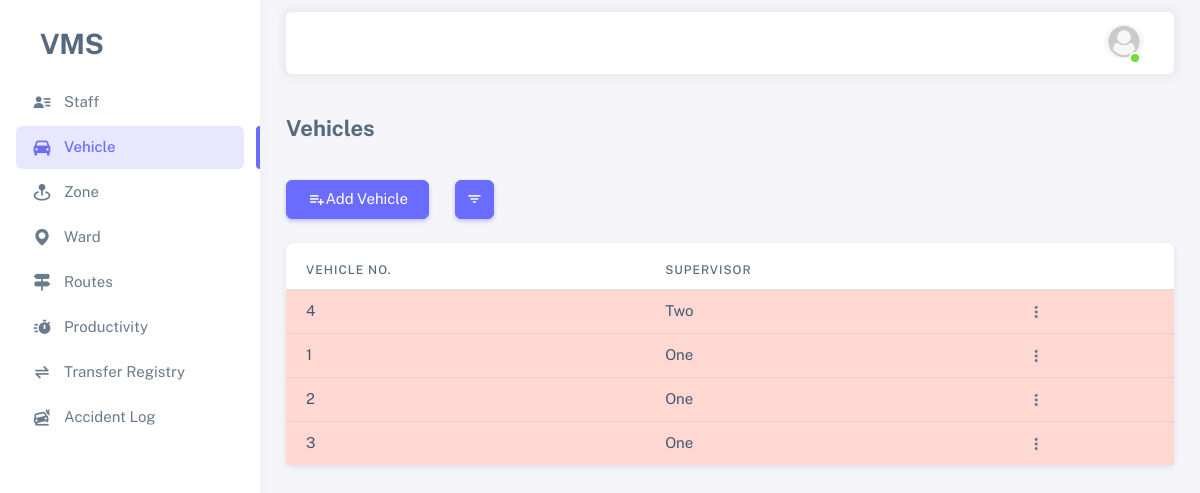
Before: / (signed in) with the older database file.
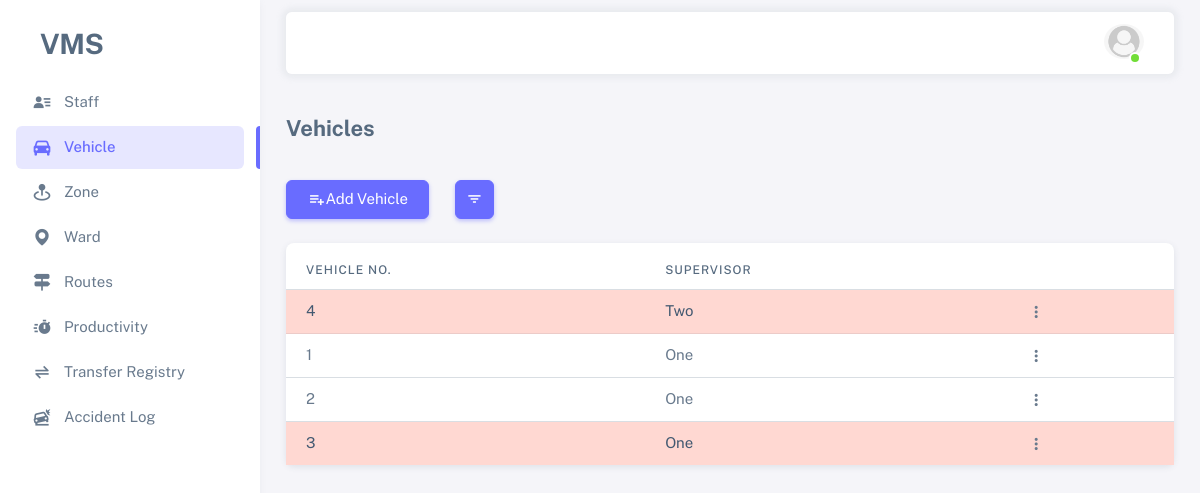
After: the same page with the newer database file.
### vms_app/models.py (models this page shows, shortened)
class Vehicle(models.Model):
    vehicle_number = models.CharField(max_length=100, unique=True)
    is_active = models.BooleanField(default=True)
    is_working = models.BooleanField(default=False)
    supervisor = models.ForeignKey(Employee, on_delete=models.SET_NULL, null=True, blank=True,
                                   related_name='vehicle_supervised_by', limit_choices_to={'is_active': True})
    remark = models.TextField(null=True, blank=True)
    created_by = models.ForeignKey(Employee, on_delete=models.SET_NULL, null=True, blank=True,
                                   related_name='vehicle_created_by')
    created_on = models.DateTimeField(auto_now_add=True)
    updated_by = models.ForeignKey(Employee, on_delete=models.SET_NULL, null=True, blank=True,
                                   related_name='vehicle_updated_by')
    updated_on = models.DateTimeField(auto_now=True)
    zone = models.ForeignKey(Zone, related_name='zone_vehicles_set',
                             on_delete=models.PROTECT, null=True, blank=True)
    workshop = models.ForeignKey(Workshop, related_name='workshop_vehicles_set',
                                 on_delete=models.PROTECT, null=True, blank=True)
    register_number = models.CharField(max_length=50, null=True, blank=True, unique=True)
    chassis_number = models.CharField(max_length=50, null=True, blank=True)
    vehicle_model = models.CharField(max_length=50, null=True, blank=True)
    type = models.CharField(max_length=50, null=True, blank=True)
    engine_number = models.CharField(max_length=50, null=True, blank=True)
    fc_date = models.DateField(null=True, blank=True)
    insurance = models.DateField(null=True, blank=True)
    puc = models.DateField(null=True, blank=True)  # pollution under control certificate expiry date

class Employee(AbstractBaseUser, PermissionsMixin):
    id = models.UUIDField(primary_key=True, editable=False, unique=True, default=uuid.uuid4)
    name = models.CharField(max_length=100)
    image = models.ImageField(upload_to='profiles/', null=True, blank=True)
    employee_id = models.CharField(max_length=100, unique=True)
    is_active = models.BooleanField(default=True)
    is_staff = models.BooleanField(default=True)
    is_superuser = models.BooleanField(default=False)
    contact = models.CharField(max_length=255)
    address = models.TextField()
    remark = models.TextField(null=True, blank=True)
    objects = EmployeeManager()
    USERNAME_FIELD = 'employee_id'
    REQUIRED_FIELDS = ['name']
    def __str__(self) -> str:
        return self.name

### vms_app/views.py (the view)
# urls.py: 2. Add a URL to urlpatterns:  path('', views.home, name='home')
@login_required(login_url='login')
@active_required
def home(request):
    queries = {
        "active": {"is_active": True},
        "in_active": {"is_active": False},
        "working": {"is_working": True, "is_active": True},
        "not_working": {"is_working": False, "is_active": True},
    }
    vehicles = Vehicle.objects.filter(**queries["active"])
    query = request.GET.get("query", None)
    if query and query in queries:
        vehicles = Vehicle.objects.filter(**queries[query])
    context = {
        "vehicles": vehicles,
        "menu": "menu-vehicle"
    }
    return render(request, 'vms_app/vehicles_list.html', context)

### vms_app/templates/vms_app/vehicles_list.html (shortened to what this page needs)
{% extends "base.html" %}
{% block content %}
<h4 class="fw-bold py-3 mb-4">Vehicles</h4>
<div class="row">
    <div class="col-auto">
        <a href="{% url "add_vehicle" %}" class="btn btn-primary">
            <span class="tf-icons bx bx-list-plus"></span> Add Vehicle
        </a>
    </div>
    <div class="col-auto">
        <button type="button" class="btn btn-primary btn-icon dropdown-toggle hide-arrow" data-bs-toggle="dropdown" aria-expanded="false">
            <i class="bx bx-filter"></i>
        </button>
    </div>
</div>
<div class="card mt-4">
    <div class="table-responsive text-nowrap mt-2">
        <table class="table">
            <thead>
                <tr>
                    <th>Vehicle No.</th>
                    <th>Supervisor</th>
                    <th></th>
                </tr>
            </thead>
            <tbody class="table-border-bottom-0">
                {% for vehicle in vehicles %}
                <tr {% if not vehicle.is_working %}class="table-danger"{% endif %}>
                    <td>{{vehicle.vehicle_number}}</td>
                    <td>{{vehicle.supervisor}}</td>
                    <td>
                        {% if request.user.is_superuser %}
                        <div class="dropdown">
                            <button type="button" class="btn p-0 dropdown-toggle hide-arrow" data-bs-toggle="dropdown">
                              <i class="bx bx-dots-vertical-rounded"></i>
                            </button>
                        </div>
                        {% else %}
                            <a href="{% url "edit_vehicle" vehicle.id %}" class="btn btn-sm btn-icon btn-primary">
                                <span class="tf-icons bx bxs-pencil"></span>
                            </a>
                        {% endif %}
                    </td>
                </tr>
                {% endfor %}
            </tbody>
        </table>
    </div>
</div>
{% endblock content %}

Changed rows visible on the page:
changed Vehicle (number 2 of 4 on the later page): is_working False → True (drawn)
changed Vehicle (number 3 of 4 on the later page): is_working False → True (drawn)
